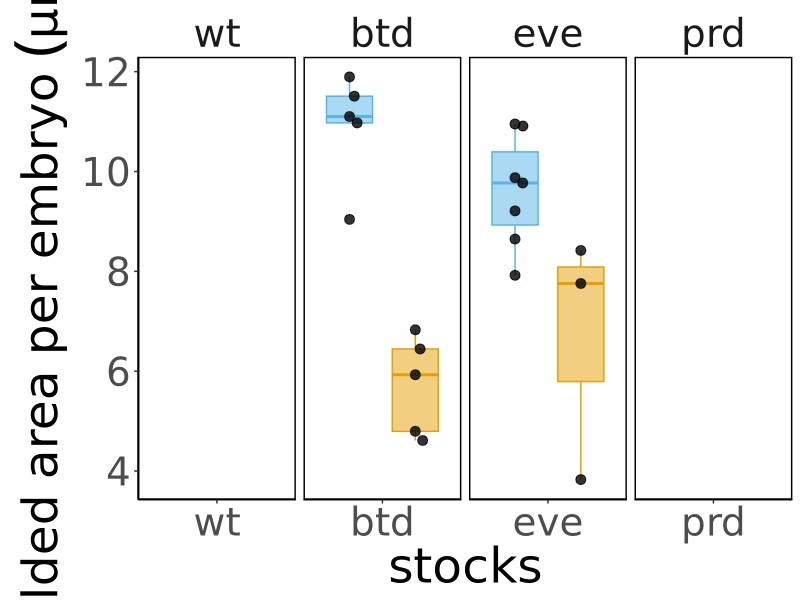
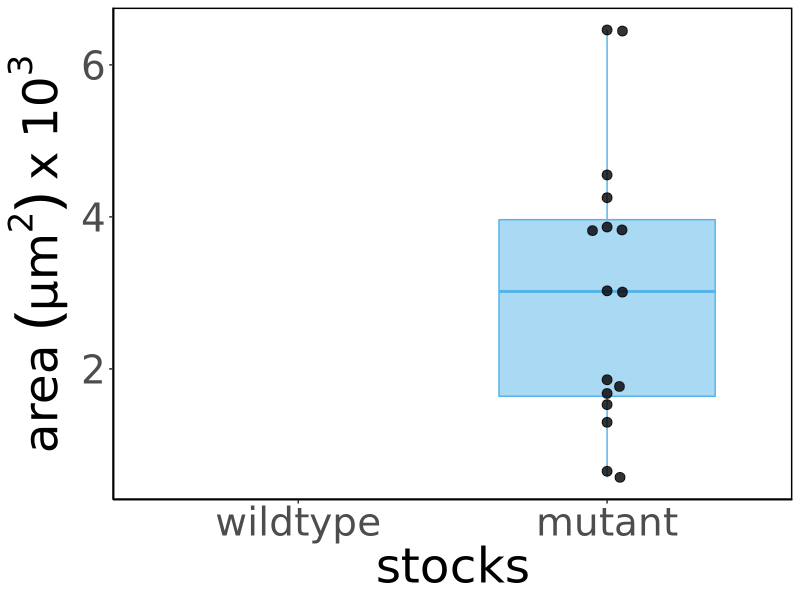
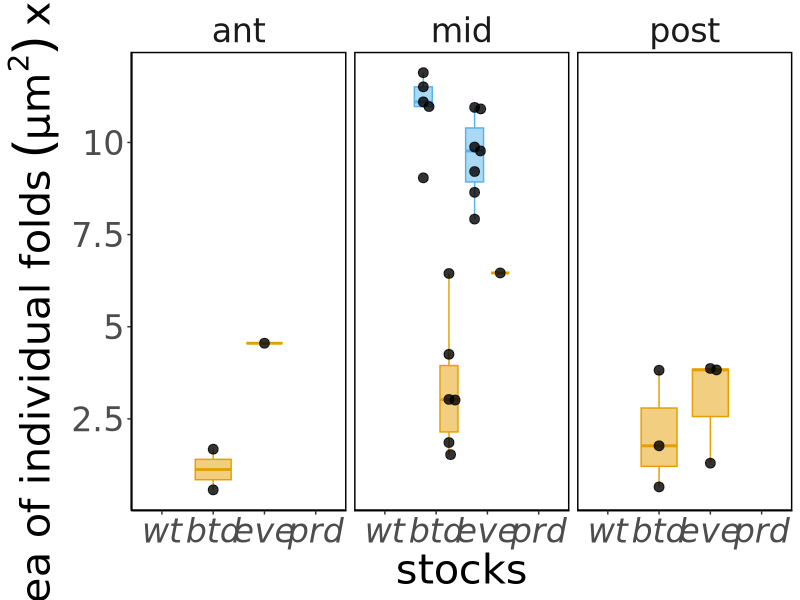
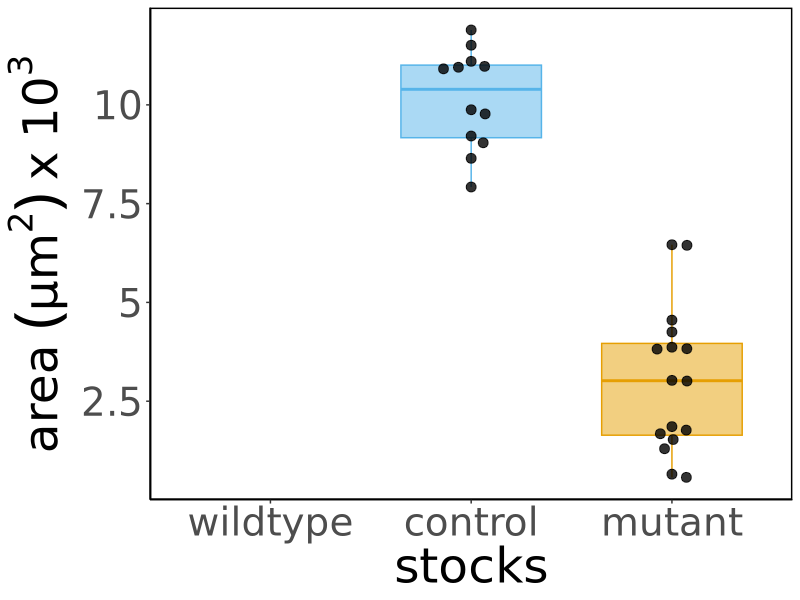
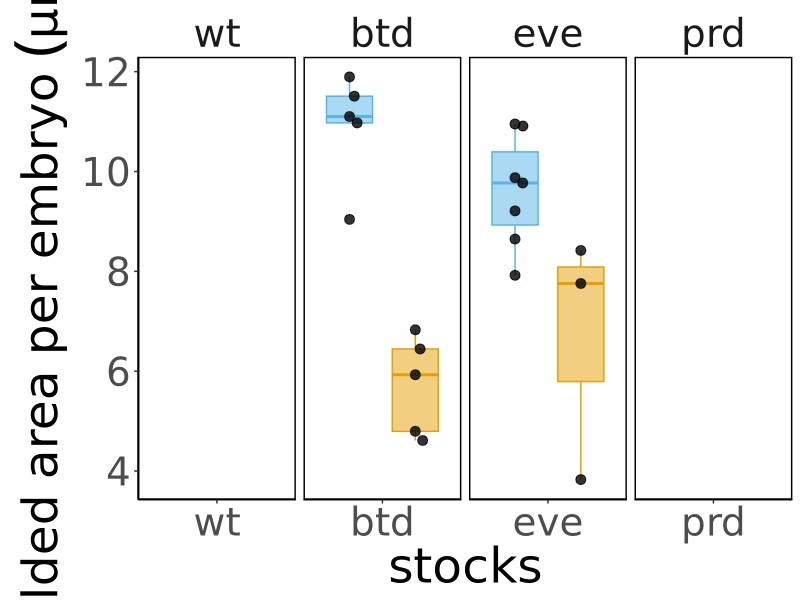
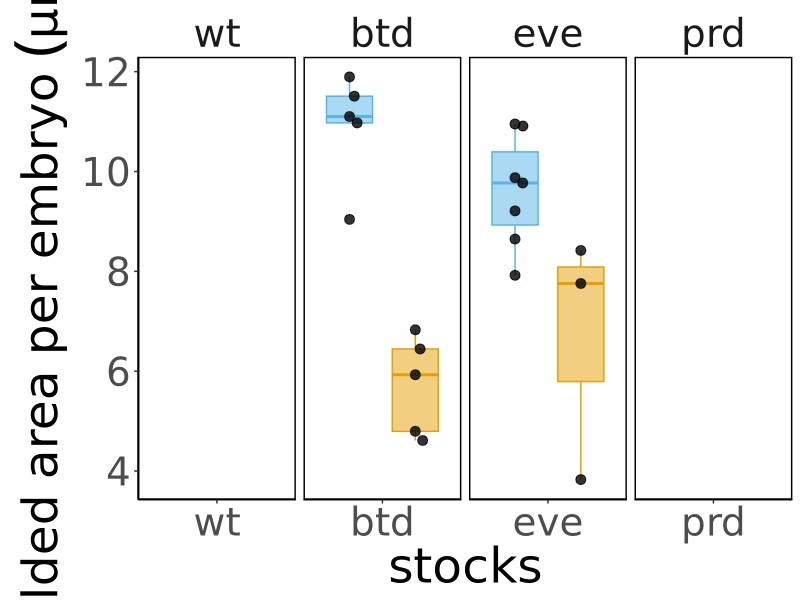
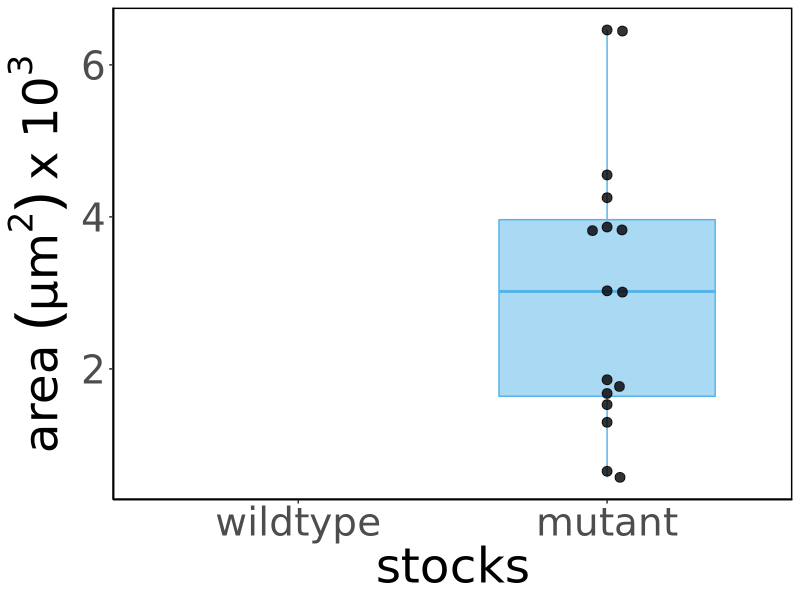
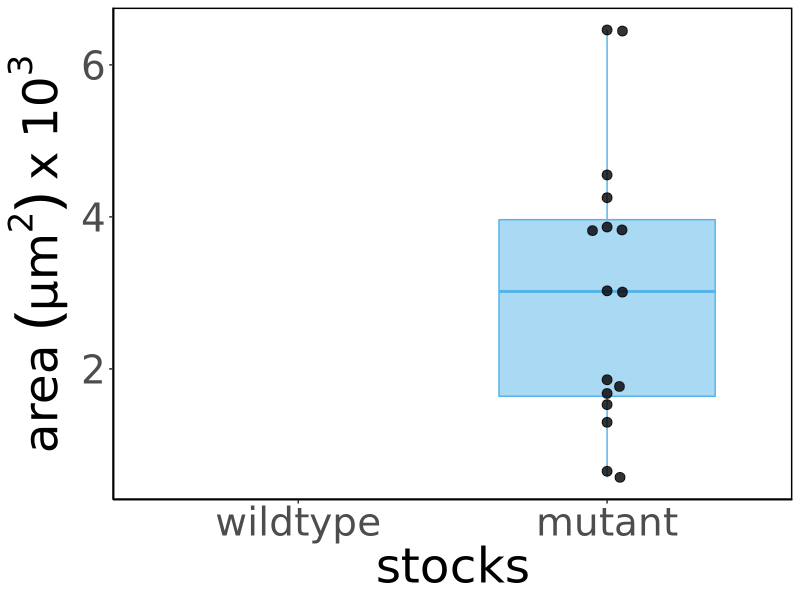

The R source for these figures, in order:
## ---- chunk 1
knitr::opts_chunk$set(echo = TRUE, tidy = TRUE, cache = FALSE)
knitr::opts_knit$set(root.dir = "~/Dropbox/Projects/Cephalic_furrow/7-Paper/1-analyses/folded-area")
library(ggplot2)
library(ggbeeswarm)
## ---- chunk 2
# Load raw ROI measurements from ImageJ
results <- read.delim("results.txt")

# Remove slice number from the labels
results$Label <- gsub(":1", "", results$Label)

# Split label at "_s" to get the embryo name. sapply gets all first elements of the split.
results$Embryo <- sapply(strsplit(results$Label, "_s"), "[", 1)

# Remove "_CARE" from embryo name
results$Embryo <- gsub("_CARE", "", results$Embryo)

# Add columns with sample information (needs manual update for new ROIs)
#results$Stock <- substring(results$Label, 1, 3)

# Load sample info and merge with results
samples <- read.delim("samples.csv", sep = ",")
results <- merge(results, samples, by = "Label", all.x = TRUE)

# Load corrected area measurements for cartographic projections
corrected <- read.delim("corrected_results.txt", sep = "")
colnames(corrected) <- c("Label", "AreaCorr")

# Merge corrected area to results
results <- merge(results, corrected, by = "Label", all.x = TRUE)

# Transform data frame to order the stock for plotting
results <- transform(results, Stock=factor(Stock, levels = c("wt", "btd", "eve", "prd")))

# Quick fix to add type of fold
results$Type <- "EF"
results[results$Stock == "wt" & results$Position == "mid",]$Type <- "CF"
results[results$Stock == "btd" & results$Genotype == "heterozygote",]$Type <- "CF"
results[results$Stock == "eve" & results$Genotype == "heterozygote",]$Type <- "CF"
results[results$Stock == "prd" & results$Position == "mid",]$Type <- "CF"

# Transform data frame to order the stock for plotting
results <- transform(results, Sample=factor(Sample, levels = c("wildtype", "control", "mutant")))

# Sum total folded area corrected
areacorr <- aggregate(results$AreaCorr, list(results$Embryo), sum)
colnames(areacorr) <- c("Embryo", "AreaCorr")

# Sum total folded area corrected for CF
areacorr_cf <- aggregate(results[results$Type == "CF",]$AreaCorr, list(results[results$Type == "CF",]$Embryo), sum)
colnames(areacorr_cf) <- c("Embryo", "AreaCorrCF")

# Sum total folded area corrected for EF
areacorr_ef <- aggregate(results[results$Type == "EF",]$AreaCorr, list(results[results$Type == "EF",]$Embryo), sum)
colnames(areacorr_ef) <- c("Embryo", "AreaCorrEF")

# Count number of folds
nfold <- data.frame(table(results$Embryo))
colnames(nfold) <- c("Embryo", "Folds")

# Count number of CF folds
nfold_cf <- data.frame(table(results[results$Type == "CF",]$Embryo))
colnames(nfold_cf) <- c("Embryo", "CFs")

# Count number of EF folds
nfold_ef <- data.frame(table(results[results$Type == "EF",]$Embryo))
colnames(nfold_ef) <- c("Embryo", "EFs")

# Get sample information
embryos <- unique(results[, c("Embryo", "Stock", "Sample", "Genotype")])

# Merge datasets
total <- merge(embryos, areacorr, by = "Embryo", all.x = TRUE)
total <- merge(total, areacorr_cf, by = "Embryo", all.x = TRUE)
total <- merge(total, areacorr_ef, by = "Embryo", all.x = TRUE)
total <- merge(total, nfold, by = "Embryo", all.x = TRUE)
total <- merge(total, nfold_cf, by = "Embryo", all.x = TRUE)
total <- merge(total, nfold_ef, by = "Embryo", all.x = TRUE)

# Transform data frame to order the stock for plotting
total <- transform(total, Stock=factor(Stock, levels = c("wt", "btd", "eve", "prd")))
## ---- chunk 3
# Print btd embryos
sprintf("btd: embryos=%s (het=%s, hom=%s), folds=%s (het=%s, hom=%s)",
        length(embryos[embryos$Stock == "btd",]$Embryo), # total embryos
        length(embryos[embryos$Genotype == "heterozygote" & embryos$Stock == "btd",]$Embryo), # het embryos
        length(embryos[embryos$Genotype == "homozygote" & embryos$Stock == "btd",]$Embryo), # hom embryos
        
        length(results[results$Stock == "btd",]$Label), # total folds
        length(results[results$Genotype == "heterozygote" & results$Stock == "btd",]$Label), # het folds
        length(results[results$Genotype == "homozygote" & results$Stock == "btd",]$Label) # het folds
        )

# Print eve embryos
sprintf("eve: embryos=%s (het=%s, hom=%s), folds=%s (het=%s, hom=%s)",
        length(embryos[embryos$Stock == "eve",]$Embryo), # total embryos
        length(embryos[embryos$Genotype == "heterozygote" & embryos$Stock == "eve",]$Embryo), # het embryos
        length(embryos[embryos$Genotype == "homozygote" & embryos$Stock == "eve",]$Embryo), # hom embryos
        
        length(results[results$Stock == "eve",]$Label), # total folds
        length(results[results$Genotype == "heterozygote" & results$Stock == "eve",]$Label), # het folds
        length(results[results$Genotype == "homozygote" & results$Stock == "eve",]$Label) # het folds
        )

# Print prd embryos
sprintf("prd: embryos=%s (het=%s, hom=%s), folds=%s (het=%s, hom=%s)",
        length(embryos[embryos$Stock == "prd",]$Embryo), # total embryos
        length(embryos[embryos$Genotype == "heterozygote" & embryos$Stock == "prd",]$Embryo), # het embryos
        length(embryos[embryos$Genotype == "homozygote" & embryos$Stock == "prd",]$Embryo), # hom embryos
        
        length(results[results$Stock == "prd",]$Label), # total folds
        length(results[results$Genotype == "heterozygote" & results$Stock == "prd",]$Label), # het folds
        length(results[results$Genotype == "homozygote" & results$Stock == "prd",]$Label) # het folds
        )

# Print wt embryos
sprintf(" wt: embryos=%s, folds=%s, ant=%s, mid=%s, post=%s",
        length(embryos[embryos$Stock == "wt",]$Embryo), # total embryos
        length(results[results$Stock == "wt",]$Label), # total folds
        length(results[results$Stock == "wt" & results$Position == "ant",]$Label), # anterior folds
        length(results[results$Stock == "wt" & results$Position == "mid",]$Label), # middle folds
        length(results[results$Stock == "wt" & results$Position == "post",]$Label) # posterior folds
        )
## ---- chunk 4
ggplot(total, aes(Stock, AreaCorr, fill = Genotype)) +
  geom_boxplot(aes(color = Genotype), show.legend = FALSE, alpha = 0.5, outlier.shape = NA, width = 0.7, position = position_dodge(width = 1.0)) +
  geom_point(alpha = 0.8, size = 3, show.legend = FALSE, position = position_beeswarm(priority = "descending", dodge.width = 1.0, cex = 6)) +
  scale_y_continuous(labels = function(x) x / 1000) +
  labs(x = "stocks", y = expression(paste("total folded area per embryo ", (µm^2)~x~10^3))) +
  facet_grid(cols = vars(Stock), scales = "free_x") +
  scale_fill_manual(values=c("#56b4e9", "#e69f03", "#cc79a7")) +
  scale_color_manual(values=c("#56b4e9", "#e69f03", "#cc79a7")) +
  theme_classic(base_family = "DejaVu Sans") +
  theme(text =  element_text(size = 35),
        strip.background = element_blank(),
        panel.background = element_rect(colour = "black", size=1),
        )
ggsave("4-plots/total-area-per-embryo.png", width = 12, height = 4)
ggsave("4-plots/total-area-per-embryo.svg", width = 12, height = 4)

## ---- chunk 5
ggplot(results[results$Stock != "prd" & results$Type == "EF",], aes(Sample, AreaCorr, fill = Sample)) +
  geom_boxplot(aes(color = Sample), show.legend = FALSE, alpha = 0.5, outlier.shape = NA, width = 0.7, position = position_dodge(width = 1.0)) +
  geom_point(alpha = 0.8, size = 3, show.legend = FALSE, position = position_beeswarm(priority = "descending", dodge.width = 1.0, cex = 2.5)) +
  scale_y_continuous(labels = function(x) x / 1000) +
  labs(x = "stocks", y = expression(paste("area ", (µm^2)~x~10^3))) +
  scale_fill_manual(values=c("#56b4e9", "#e69f03", "#cc79a7")) +
  scale_color_manual(values=c("#56b4e9", "#e69f03", "#cc79a7")) +
  theme_classic(base_family = "DejaVu Sans") +
  theme(text =  element_text(size = 35),
        strip.background = element_blank(),
        panel.background = element_rect(colour = "black", size=1)
        )
ggsave("4-plots/individual-area-per-ectopic-fold.png", width = 12, height = 6)
ggsave("4-plots/individual-area-per-ectopic-fold.svg", width = 12, height = 6)
## ---- chunk 6
ggplot(results, aes(Stock, AreaCorr, fill = Genotype)) +
  geom_boxplot(aes(color = Genotype), show.legend = FALSE, alpha = 0.5, outlier.shape = NA, width = 0.7, position = position_dodge(width = 1.0)) +
  geom_point(alpha = 0.8, size = 3, show.legend = FALSE, position = position_beeswarm(priority = "descending", dodge.width = 1.0, cex = 3)) +
  scale_y_continuous(labels = function(x) x / 1000) +
  labs(x = "stocks", y = expression(paste("area of individual folds ", (µm^2)~x~10^3))) +
  scale_fill_manual(values=c("#56b4e9", "#e69f03", "#cc79a7")) +
  scale_color_manual(values=c("#56b4e9", "#e69f03", "#cc79a7")) +
  facet_grid(cols = vars(Position), scales = "free") +
  theme_classic(base_family = "DejaVu Sans") +
  theme(text = element_text(size = 30),
        strip.background = element_blank(),
        panel.background = element_rect(colour = "black", size=1),
        axis.text.x = element_text(face = "italic"),
        legend.text = element_text(size = 15),
        legend.title = element_text(size = 15),
        )
ggsave("4-plots/area-individual-folds.png", width = 15, height = 8)
ggsave("4-plots/area-individual-folds.svg", width = 15, height = 8)
## ---- chunk 7
ggplot(results, aes(Sample, AreaCorr, fill = Sample)) +
  geom_boxplot(aes(color = Sample), show.legend = FALSE, alpha = 0.5, outlier.shape = NA, width = 0.7, position = position_dodge(width = 1.0)) +
  geom_point(alpha = 0.8, size = 3, show.legend = FALSE, position = position_beeswarm(priority = "descending", dodge.width = 1.0, cex = 2.5)) +
  scale_y_continuous(labels = function(x) x / 1000) +
  labs(x = "stocks", y = expression(paste("area ", (µm^2)~x~10^3))) +
  scale_fill_manual(values=c("#56b4e9", "#e69f03", "#cc79a7")) +
  scale_color_manual(values=c("#56b4e9", "#e69f03", "#cc79a7")) +
  theme_classic(base_family = "DejaVu Sans") +
  theme(text =  element_text(size = 35),
        strip.background = element_blank(),
        panel.background = element_rect(colour = "black", size=1)
        )
ggsave("4-plots/individual-area-per-ectopic-fold.png", width = 12, height = 6)
ggsave("4-plots/individual-area-per-ectopic-fold.svg", width = 12, height = 6)
